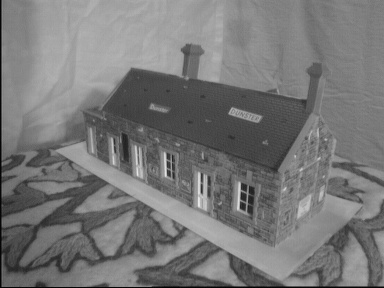
#> input picture CV_A3_2020314069(제출용)/CV_A3_P1_Data/house1.jpg, 384 x 288 px, given in place of lenna.png, which was not available
$ python A1_edge_detection.py
#> lines starting #> are read from the running program, lines starting #| are printed output that depends on the picture; long printed decimals are rounded; pictures that were not available may be replaced by others from this repository, and a replacement may not be noted
### CV_A1_2020314069/A1_image_filtering.py
import numpy as np
import matplotlib.pyplot as plt
import cv2
import time

def img_show(title, image):
    image = np.array(image, dtype=np.uint8)
    cv2.imshow(title, image)
    cv2.waitKey(0)
    cv2.destroyAllWindows()
    cv2.waitKey(1)

def img_pad(image, padding_size, axis):
    height, width = image.shape
    if axis == 0: #이미지 hegith 방향으로 padding
        pad_image = np.zeros((height+(2*padding_size), width)) # padding size 만큼 이미지의 height 방향으로 늘림
        pad_image[padding_size:padding_size+height, :] = image
        pad_image[:padding_size, :] = image[0, :]
        pad_image[padding_size+height:, :] = image[-1, :]

    elif axis == 1:
        pad_image = np.zeros((height, width+(2*padding_size))) # 가로 방향 Padding
        pad_image = np.transpose(pad_image)
        image = np.transpose(image)

        pad_image[padding_size:padding_size+width, :] = image
        pad_image[:padding_size, :] = image[0, :]
        pad_image[padding_size+width:, :] = image[-1, :]

        pad_image = np.transpose(pad_image)

    return pad_image

# [21 lines left out: function cross_correlation_1d, not called in this run]

def cross_correlation_2d(img,kernel):
    result = np.zeros((img.shape[0], img.shape[1]))

    padding_size_x = (kernel.shape[1] - 1) // 2 #가로방향 padding axis = 1
    padding_size_y = (kernel.shape[0] - 1) // 2 #세로방향 padding axis = 0

    padded_image = img_pad(img, padding_size_y, axis=0)
    padded_image = img_pad(padded_image, padding_size_x, axis=1)

    for i in range(result.shape[0]):
        for j in range(result.shape[1]):
            result[i][j] = np.sum(padded_image[i:i+kernel.shape[0], j:j+kernel.shape[1]] * kernel)

    return result


# [11 lines left out: function get_gaussian_filter_1d, not called in this run]

def get_gaussian_filter_2d(size, sigma): #2차원 가우시안 필터 center를 기준으로 대칭
#> called with size = 7, sigma = 1.5
    kernel = np.zeros((size, size))
    center = size // 2 #kernel[center][center] -> 중심이 되는값
    for i in range(center+1):
        for j in range(center+1):
            gaussian_value = 1/(2*np.pi*sigma**2) * np.exp(-((i**2+j**2)/(2*sigma**2)))
            kernel[center-i][center-j] = gaussian_value
            kernel[center-i][center+j] = gaussian_value
            kernel[center+i][center-j] = gaussian_value
            kernel[center+i][center+j] = gaussian_value
    kernel = kernel/np.sum(kernel)
    return kernel

# [76 lines left out: function main, not called in this run]


# [2 lines that do not run on import are left out]

### CV_A1_2020314069/A1_edge_detection.py
from A1_image_filtering import *
import time
import cv2
import warnings

warnings.filterwarnings("ignore")

#2-2  Implement a function that returns the image gradient
def compute_image_gradient(img):
    S_x = np.array([[1,0,-1],[2,0,-2],[1,0,-1]])
    S_y = np.array([[1,2,1],[0,0,0],[-1,-2,-1]])
    grad_x = cross_correlation_2d(img, S_x)
    grad_y = cross_correlation_2d(img, S_y)

    mag = np.sqrt(grad_x**2+grad_y**2)
    dir = np.arctan2(grad_y, grad_x)

    return mag, dir


#2-3  Implement a function that performs Non-maximum Suppression (NMS)
def quantize_dir(dir):
    quantized_dir = np.zeros_like(dir) #dir.shape == image.shape -> quantized_dir
    degree = np.degrees(dir) % 360
    angle = [0, 45, 90, 135, 180, 225, 270, 315, 360]

    for i in range(degree.shape[0]):
        for j in range(degree.shape[1]):

            nearest_angle_idx =  np.argmin(np.abs([temp - degree[i][j] for temp in angle]))
            nearest_angle = angle[nearest_angle_idx]
            quantized_dir[i][j] = nearest_angle

    quantized_dir[quantized_dir == 360] = 0

    return quantized_dir

def non_maximum_suppression_dir(mag, dir):
    dir = quantize_dir(dir)
    result = np.zeros_like(mag)
    #(0, 180) -> 좌우 픽셀 비교 -> ([0, 1], [0, -1])
    #(45, 225) -> 대각선 픽셀 비교 -> ([1, -1], [-1, 1])
    #(90, 270) -> 상하 픽셀 비교 -> ([1, 0], [-1, 0])
    #(135, 315) -> 대각선 픽셀 비교 -> ([-1, -1], [1, 1])
    #query가 되는 픽셀이 끝에 있는 경우 하나의 픽셀만 비교하면 된다.
    for i in range(dir.shape[0]):
        for j in range(dir.shape[1]):

            angle = dir[i][j]
            mag_value = mag[i][j]

            if angle == 0 or angle == 180:
                if j == 0:
                    if mag_value >= mag[i][j+1]:
                        result[i][j] = mag_value
                elif j == dir.shape[1]-1:
                    if mag_value >= mag[i][j-1]:
                        result[i][j] = mag_value
                else:
                    if mag_value >= mag[i][j-1] and mag_value >= mag[i][j+1]:
                        result[i][j] = mag_value

            elif angle == 90 or angle == 270:
                if i == 0:
                    if mag_value >= mag[i+1][j]:
                        result[i][j] = mag_value
                elif i == dir.shape[0]-1:
                    if mag_value >= mag[i-1][j]:
                        result[i][j] = mag_value
                else:
                    if mag_value >= mag[i-1][j] and mag_value >= mag[i+1][j]:
                        result[i][j] = mag_value


            elif angle == 45 or angle == 225:
                #극값인 경우
                if (i == 0 and j==0) or (i == dir.shape[0]-1 and j == dir.shape[1]-1):
                    result[i][j] = mag_value
                #첫번째 행의 경우
                elif i == 0:
                    if mag_value >= mag[i+1][j-1]:
                        result[i][j] = mag_value
                #마지막 행의 경우
                elif i == dir.shape[0]-1:
                    if mag_value >= mag[i-1][j+1]:
                        result[i][j] = mag_value
                #첫번째 열의 경우
                elif j == 0:
                    if mag_value >= mag[i-1][j+1]:
                        result[i][j] = mag_value
                #마지막 열의 경우
                elif j == dir.shape[1]-1:
                    if mag_value >= mag[i+1][j-1]:
                        result[i][j] = mag_value

                else:
                    if mag_value >= mag[i-1][j+1] and mag_value >= mag[i+1][j-1]:
                        result[i][j] = mag_value


            elif angle == 135 or angle == 315:
                #극값인 경우
                if( i == 0 and j == dir.shape[1]-1) or (i == dir.shape[0]-1 and j == 0):
                    result[i][j] = mag_value

                #첫번째 행의 경우
                elif i == 0:
                    if mag_value >= mag[i+1][j+1]:
                        result[i][j] = mag_value
                #마지막 행의 경우
                elif i == dir.shape[0]-1:
                    if mag_value >= mag[i-1][j-1]:
                        result[i][j] = mag_value

                #첫번째 열의 경우
                elif j == 0:
                    if mag_value >= mag[i+1][j+1]:
                        result[i][j] = mag_value

                #마지막 열의 경우
                elif j == dir.shape[1]-1:
                    if mag_value >= mag[i-1][j-1]:
                        result[i][j] = mag_value
                else:
                    if mag_value >= mag[i-1][j-1] and mag_value >= mag[i+1][j+1]:
                        result[i][j] = mag_value


    return result

def main():
    images = ['lenna.png', 'shapes.png']
    kernel = get_gaussian_filter_2d(7, 1.5)
    results = []

    #2-1 apply the gaussian filtering to the input image
    for image_name in images:
        image = cv2.imread('A1_Images/'+ image_name, cv2.IMREAD_GRAYSCALE)
#> image is the input picture: shape (288, 384); min 0, max 232, mean 119.2
        result= cross_correlation_2d(image, kernel)
#> in img_pad, `pad_image[:padding_size, :] = image[0, :]`: pad_image: shape (294, 384) float64; min 0, max 232, mean 118.3
#> in img_pad, `pad_image[padding_size+height:, :] = image[-1, :]`: pad_image: shape (294, 384) float64; min 0, max 232, mean 118.3
#> call 2 of img_pad, with padding_size = 3, axis = 1
#> in img_pad (call 2), `pad_image[:padding_size, :] = image[0, :]`: pad_image: shape (390, 294) float64; min 0, max 232, mean 116.5
#> in img_pad (call 2), `pad_image[padding_size+width:, :] = image[-1, :]`:
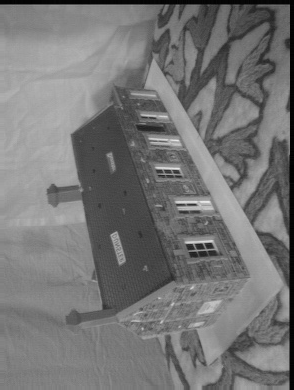
#> pad_image: shape (390, 294) float64; min 0, max 232, mean 117.5
#> in img_pad (call 2), `pad_image = np.transpose(pad_image)`:
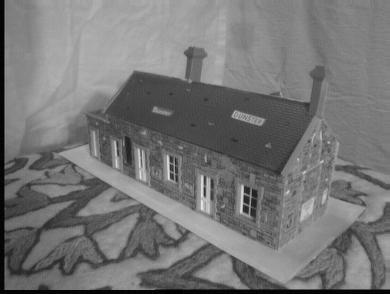
#> pad_image: shape (294, 390) float64; min 0, max 232, mean 117.5
        results.append(result)
#> pass 2 of the loop in main, `for image_name in images:`:
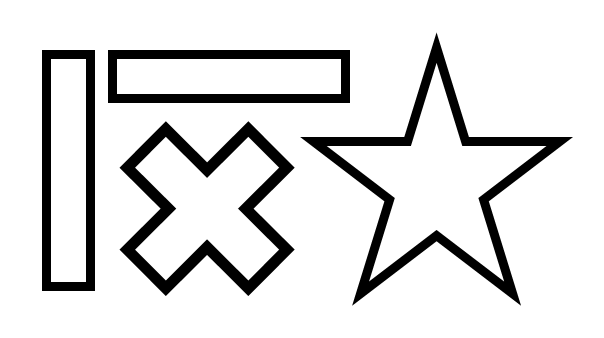
#> input picture CV_A1_2020314069/A1_Images/shapes.png, 604 x 338 px
#> in main, image is the input picture: shape (338, 604); min 0, max 255, mean 222.3
#> in img_pad (call 4), `image = np.transpose(image)`:
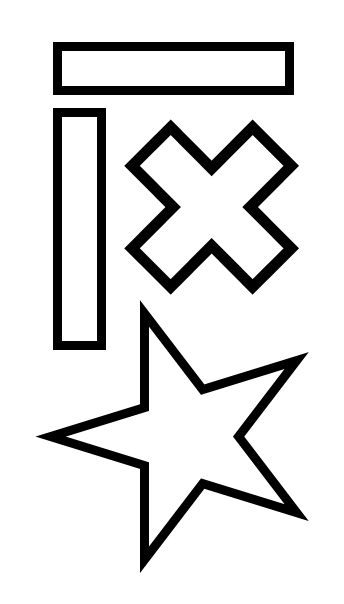
#> image: shape (604, 344) float64; min 0, max 255, mean 222.9
#> after the loop in cross_correlation_2d (call 2), `for i in range(result.shape[0]):`:
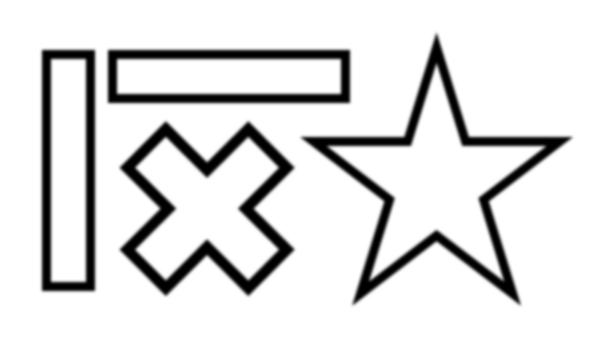
#> result: shape (338, 604) float64; min 0, max 255, mean 222.3; drawn with min black and max white

    #2-2
    for i in range(len(results)):
        image = results[i]
        image_name = images[i]

        start = time.time()
        mag, dir = compute_image_gradient(image)
        end = time.time()
        consumption = end - start
        print('Time consumption of compute image gradient for {} : {}'.format(image_name, consumption))
        img_show('Computed Magnitude Map for {}'.format(image_name), mag)
        cv2.imwrite('./result/part_2_edge_raw_' + image_name, mag)
#> this loop made 2 passes
#> (image_name, S_x in compute_image_gradient, S_y in compute_image_gradient, consumption) on passes 1 to 2: ('lenna.png', [[1, 0, -1], [2, 0, -2], [1, 0, -1]], [[1, 2, 1], [0, 0, 0], [-1, -2, -1]], 0.746), ('shapes.png', [[1, 0, -1], [2, 0, -2], [1, 0, -1]], [[1, 2, 1], [0, 0, 0], [-1, -2, -1]], 1.55)
#| Time consumption of compute image gradient for lenna.png : 0.7456
#| Time consumption of compute image gradient for shapes.png : 1.555
#> pass 1, in compute_image_gradient, `grad_x = cross_correlation_2d(img, S_x)`:
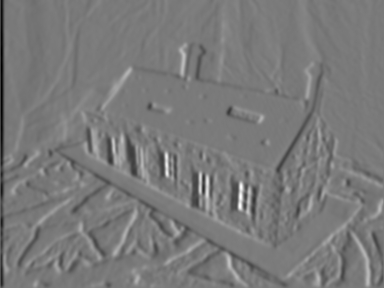
#> grad_x: shape (288, 384) float64; min -263.4, max 284, mean -1.9; drawn with min black and max white
    print('')

    #2-3
    for i in range(len(results)):
        image = results[i]
        image_name = images[i]
        mag, dir = compute_image_gradient(image)
        start = time.time()
        result = non_maximum_suppression_dir(mag, dir)
        end = time.time()
        print('Time consumption of non maximum suppression for {} : {}'.format(image_name, end-start))
        #show the supressed manitude map and store it to an image file
        img_show('Supressed Magnitude Map for {}'.format(image_name), result)
        cv2.imwrite('./result/part_2_edge_sup_' + image_name, result)
#> this loop made 2 passes
#> (image_name, S_x in compute_image_gradient, S_y in compute_image_gradient) on passes 1 to 2: ('lenna.png', [[1, 0, -1], [2, 0, -2], [1, 0, -1]], [[1, 2, 1], [0, 0, 0], [-1, -2, -1]]), ('shapes.png', [[1, 0, -1], [2, 0, -2], [1, 0, -1]], [[1, 2, 1], [0, 0, 0], [-1, -2, -1]])
#| Time consumption of non maximum suppression for lenna.png : 0.7387
#| Time consumption of non maximum suppression for shapes.png : 1.261
#> pass 1, in compute_image_gradient (call 3), `grad_y = cross_correlation_2d(img, S_y)`:
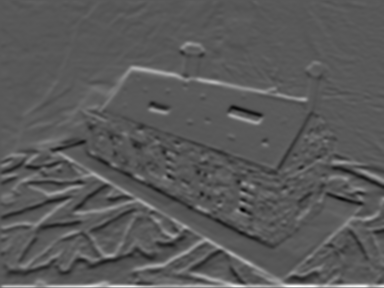
#> grad_y: shape (288, 384) float64; min -163.5, max 306.1, mean 3; drawn with min black and max white
#> pass 1, in compute_image_gradient (call 3), `dir = np.arctan2(grad_y, grad_x)`:
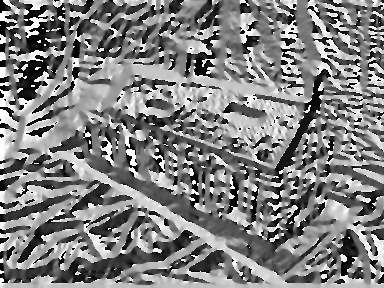
#> dir: shape (288, 384) float64; min -3.14, max 3.14, mean 0.0412; drawn with min black and max white
#> pass 1, in quantize_dir, `degree = np.degrees(dir) % 360`:
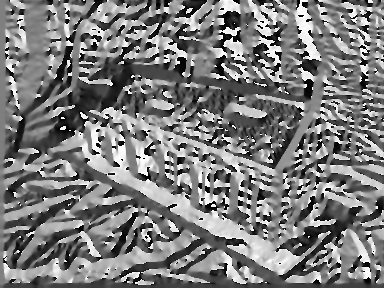
#> degree: shape (288, 384) float64; min 0.0024, max 360, mean 176; drawn with min black and max white
#> after the loop:
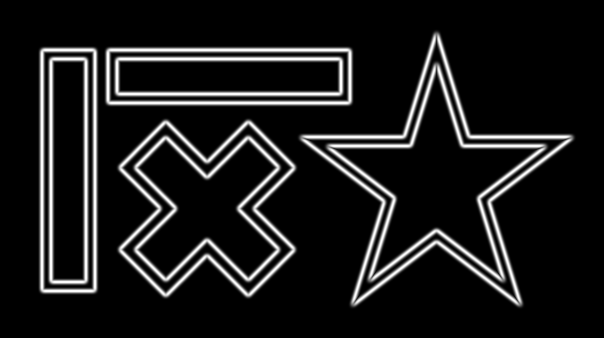
#> mag: shape (338, 604) float64; min 0, max 506.8, mean 53.7; drawn with min black and max white


if __name__ == '__main__':
    main()
